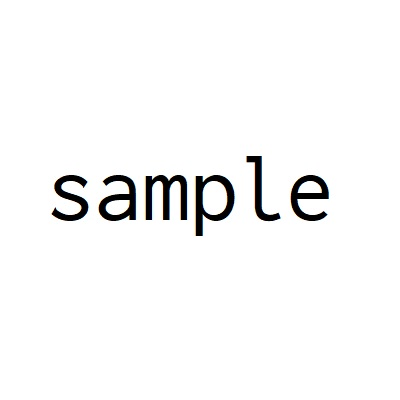
#> input picture img/my_icon.jpg, 400 x 400 px
$ python app.py
#> lines starting #> are read from the running program, lines starting #| are printed output that depends on the picture
import cv2

INPUT_PATH = "img/"
INPUT_IMG_NAME = "my_icon.jpg"
TARGET_PATH = "img/target/"


def write(img, degree, file_name):
    """
    write file
    """

    height, width, _ = img.shape
    mat = cv2.getRotationMatrix2D((width / 2, height / 2), degree, 1)
    affine_img = cv2.warpAffine(img, mat, (width, height))
    cv2.imwrite(TARGET_PATH+file_name+".jpg", affine_img)


input_img = cv2.imread(INPUT_PATH+INPUT_IMG_NAME)
#> input_img is the input picture: shape (400, 400, 3); mean B, G, R 247.3, 247.3, 247.3

for num in range(0, 12):
    write(input_img, 360-360//12*num, str(num))
#> this loop made 12 passes
#> pass 2, in write (call 2), `affine_img = cv2.warpAffine(img, mat, (width, height))`:
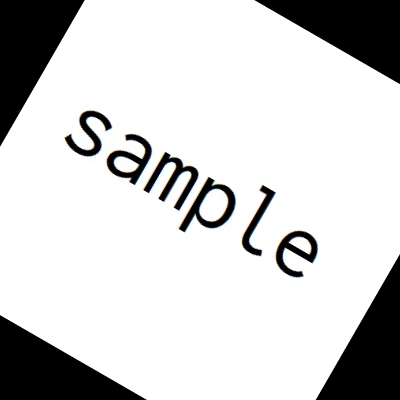
#> affine_img: shape (400, 400, 3); mean B, G, R 207.8, 207.9, 207.8
#> pass 3, in write (call 3), `affine_img = cv2.warpAffine(img, mat, (width, height))`:
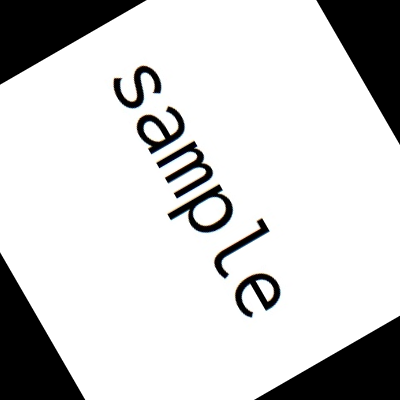
#> affine_img: shape (400, 400, 3); mean B, G, R 207.8, 207.9, 207.8
